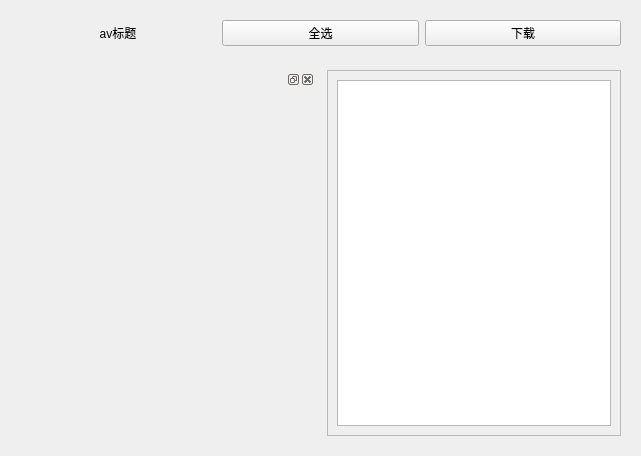
<?xml version="1.0" encoding="UTF-8"?>
<ui version="4.0">
 <class>Form</class>
 <widget class="QWidget" name="Form">
  <property name="geometry">
   <rect>
    <x>0</x>
    <y>0</y>
    <width>641</width>
    <height>456</height>
   </rect>
  </property>
  <property name="windowTitle">
   <string>Form</string>
  </property>
  <layout class="QVBoxLayout" name="verticalLayout">
   <item>
    <widget class="QWidget" name="widget" native="true">
     <layout class="QHBoxLayout" name="horizontalLayout">
      <item>
       <widget class="QLabel" name="title_label">
        <property name="text">
         <string>av标题</string>
        </property>
        <property name="alignment">
         <set>Qt::AlignmentFlag::AlignCenter</set>
        </property>
       </widget>
      </item>
      <item>
       <widget class="QPushButton" name="select_all">
        <property name="text">
         <string>全选</string>
        </property>
       </widget>
      </item>
      <item>
       <widget class="QPushButton" name="down_btn">
        <property name="text">
         <string>下载</string>
        </property>
       </widget>
      </item>
     </layout>
    </widget>
   </item>
   <item>
    <widget class="QWidget" name="widget_2" native="true">
     <layout class="QHBoxLayout" name="horizontalLayout_2">
      <item>
       <widget class="QDockWidget" name="dockWidget">
        <widget class="QWidget" name="dockWidgetContents"/>
       </widget>
      </item>
      <item>
       <widget class="QWidget" name="widget_3" native="true"/>
      </item>
      <item>
       <widget class="QScrollArea" name="scrollArea">
        <property name="lineWidth">
         <number>1</number>
        </property>
        <property name="widgetResizable">
         <bool>true</bool>
        </property>
        <widget class="QWidget" name="scrollAreaWidgetContents">
         <property name="geometry">
          <rect>
           <x>0</x>
           <y>0</y>
           <width>289</width>
           <height>371</height>
          </rect>
         </property>
         <layout class="QHBoxLayout" name="horizontalLayout_3">
          <item>
           <widget class="QListWidget" name="listWidget"/>
          </item>
         </layout>
        </widget>
       </widget>
      </item>
     </layout>
    </widget>
   </item>
  </layout>
 </widget>
 <resources/>
 <connections/>
</ui>
